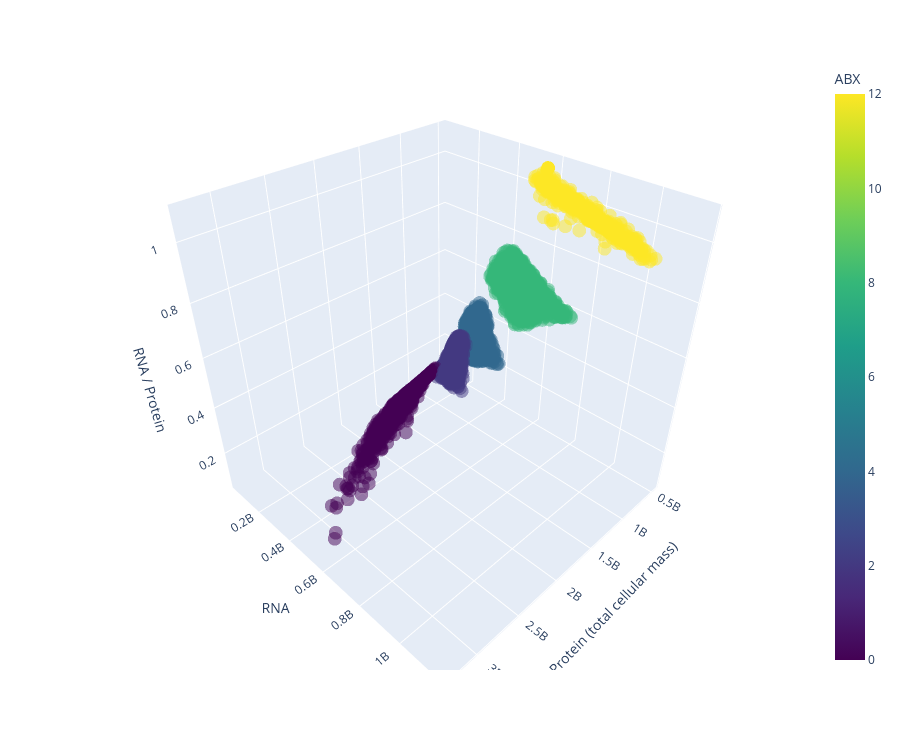

The cell this chart's notebook holds for it:
### Code cell
import numpy as np
import pandas as pd
import plotly.express as px
import pyarrow as pa
import pyarrow.ipc as ipc

# ============================================================
# PARAMETERS
# ============================================================

NS_VALUES  = [0.45, 0.74, 1.03, 1.76]
ABX_VALUES = [0, 2, 4, 8, 12]

NR = 7549.0
NX = 300.0
RIBO_RNA_NT = 4565
BURN_IN = 1000.0

# ============================================================
# HELPERS
# ============================================================

def load_arrow(path):
    with pa.memory_map(path, "r") as src:
        return ipc.open_file(src).read_all().to_pandas()

def compute_protein(df):
    return (df["r(t)"] + df["q(t)"] + df["et(t)"] + df["em(t)"]).to_numpy()

def compute_mass(df):
    r   = df["r(t)"].to_numpy()
    rmm = df["rmm(t)"].to_numpy()
    rmt = df["rmt(t)"].to_numpy()
    rmq = df["rmq(t)"].to_numpy()
    rmr = df["rmr(t)"].to_numpy()
    zmm = df["zmm(t)"].to_numpy()
    zmt = df["zmt(t)"].to_numpy()
    zmq = df["zmq(t)"].to_numpy()
    zmr = df["zmr(t)"].to_numpy()
    q   = df["q(t)"].to_numpy()
    et  = df["et(t)"].to_numpy()
    em  = df["em(t)"].to_numpy()

    ribo_mass = NR * (r + rmm + rmt + rmq + rmr + zmm + zmt + zmq + zmr)
    non_ribo  = NX * (q + et + em)
    return ribo_mass + non_ribo

def compute_RNA_nt(df):
    mm = (df["mm(t)"] + df["rmm(t)"] + df["zmm(t)"]) * (3 * NX)
    mt = (df["mt(t)"] + df["rmt(t)"] + df["zmt(t)"]) * (3 * NX)
    mq = (df["mq(t)"] + df["rmq(t)"] + df["zmq(t)"]) * (3 * NX)
    mr = (df["mr(t)"] + df["rmr(t)"] + df["zmr(t)"]) * (3 * NR)

    r_tot = (
        df["r(t)"] + df["rmm(t)"] + df["rmt(t)"] +
        df["rmq(t)"] + df["rmr(t)"] +
        df["zmm(t)"] + df["zmt(t)"] +
        df["zmq(t)"] + df["zmr(t)"]
    )

    return (mm + mt + mq + mr + r_tot * RIBO_RNA_NT).to_numpy()

# ============================================================
# BUILD DATAFRAME
# ============================================================

records = []

for ns in NS_VALUES:
    for abx in ABX_VALUES:

        if abx == 0:
            path = f"Data/ns{int(ns*100):03d}.arrow"
        else:
            path = f"Data/ns{int(ns*100):03d}/abx{abx}.arrow"

        df = load_arrow(path)
        df = df[df["timestamp"] >= BURN_IN]

        total_mass = compute_mass(df)

        protein = compute_mass(df)
        rna     = compute_RNA_nt(df)
        ratio   = rna / protein

        # Subsample for clarity
        idx = np.random.choice(len(protein), size=min(200, len(protein)), replace=False)

        for i in idx:
            records.append({
                "Protein": protein[i],
                "RNA": rna[i],
                "Ratio": ratio[i],
                "ABX": abx,
                "NS": ns
            })

df_sim_plot = pd.DataFrame(records)

# ============================================================
# OPTIONAL: REMOVE NEGATIVE VALUES
# ============================================================

neg_mask = (
    (df_sim_plot["Protein"] < 0) |
    (df_sim_plot["RNA"] < 0) |
    (df_sim_plot["Ratio"] < 0)
)

print("Negative points removed:", neg_mask.sum())

df_sim_plot = df_sim_plot[~neg_mask]

# ============================================================
# INTERACTIVE 3D PLOT
# ============================================================

fig = px.scatter_3d(
    df_sim_plot,
    x="Protein",
    y="RNA",
    z="Ratio",
    color="ABX",
    color_continuous_scale="Viridis",
    opacity=0.5,
    hover_data=["NS"]
)

fig.update_layout(
    scene=dict(
        xaxis_title="Protein (total cellular mass)",
        yaxis_title="RNA",
        zaxis_title="RNA / Protein"
    ),
    width=900,
    height=750
)

fig.show()

# Optional: save interactive file
# fig.write_html("simulation_3d_interactive.html")

### Figure 1 — Plotly figure (JSON) as saved in the notebook; plotly's stock layout.template omitted (floating-point values rounded to 4 significant figures; data arrays with more than 128 entries replaced by an {"elided": "..."} marker saying what was removed)
{"data": [{"customdata": {"elided": "4000x1 float values"}, "hovertemplate": "Protein=%{x}<br>RNA=%{y}<br>Ratio=%{z}<br>NS=%{customdata[0]}<br>ABX=%{marker.color}<extra></extra>", "legendgroup": "", "marker": {"color": {"elided": "4000 int values"}, "coloraxis": "coloraxis", "opacity": 0.5, "symbol": "circle"}, "mode": "markers", "name": "", "scene": "scene", "showlegend": false, "type": "scatter3d", "x": {"elided": "4000 float values"}, "y": {"elided": "4000 float values"}, "z": {"elided": "4000 float values"}}], "layout": {"coloraxis": {"colorbar": {"title": {"text": "ABX"}}, "colorscale": [[0, "#440154"], [0.1111, "#482878"], [0.2222, "#3e4989"], [0.3333, "#31688e"], [0.4444, "#26828e"], [0.5556, "#1f9e89"], [0.6667, "#35b779"], [0.7778, "#6ece58"], [0.8889, "#b5de2b"], [1, "#fde725"]]}, "height": 750, "legend": {"tracegroupgap": 0}, "margin": {"t": 60}, "scene": {"domain": {"x": [0, 1], "y": [0, 1]}, "xaxis": {"title": {"text": "Protein (total cellular mass)"}}, "yaxis": {"title": {"text": "RNA"}}, "zaxis": {"title": {"text": "RNA / Protein"}}}, "width": 900}}
